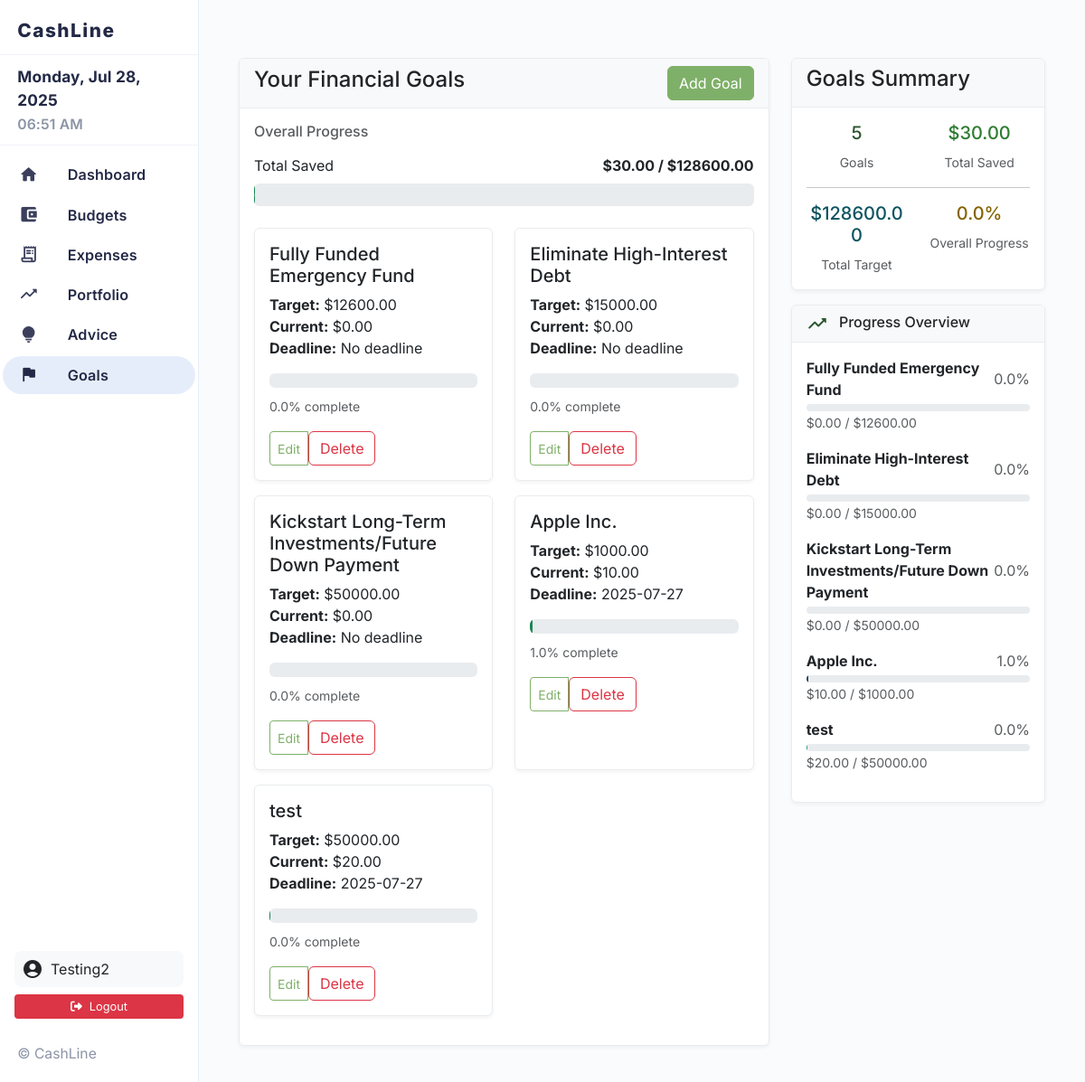
Page /goals (signed in) on the committed database.
### models.py (models this page shows, shortened)
class User(UserMixin, db.Model):
    id = db.Column(db.Integer, primary_key=True)
    username = db.Column(db.String(80), unique=True, nullable=False)
    email = db.Column(db.String(120), unique=True, nullable=False)
    password_hash = db.Column(db.String(255), nullable=False)
    created_at = db.Column(db.DateTime, default=datetime.utcnow)
    budgets = db.relationship('Budget', backref='user', lazy=True, cascade='all, delete-orphan')
    expenses = db.relationship('Expense', backref='user', lazy=True, cascade='all, delete-orphan')
    investments = db.relationship('Investment', backref='user', lazy=True, cascade='all, delete-orphan')
    goals = db.relationship('Goal', backref='user', lazy=True, cascade='all, delete-orphan')
    profile = db.relationship('UserProfile', backref='user', uselist=False, cascade='all, delete-orphan')
    retirement_plans = db.relationship('RetirementPlan', backref='user', lazy=True, cascade='all, delete-orphan')

class Goal(db.Model):
    id = db.Column(db.Integer, primary_key=True)
    user_id = db.Column(db.Integer, db.ForeignKey('user.id'), nullable=False)
    name = db.Column(db.String(100), nullable=False)
    target_amount = db.Column(db.Float, nullable=False)
    current_amount = db.Column(db.Float, default=0.0)
    target_date = db.Column(db.Date, nullable=True)
    created_at = db.Column(db.DateTime, default=datetime.utcnow)

### app.py (the view)
    @app.route('/goals')
    @login_required
    def goals():
        goals = Goal.query.filter_by(user_id=current_user.id).all()
        return render_template('goals.html', goals=goals)

### app.py (called while the page is built)
def create_app(config_name='default'):
    app = Flask(__name__)
    app.config.from_object(config[config_name])
    db.init_app(app)
    login_manager = LoginManager()
    login_manager.init_app(app)
    login_manager.login_view = 'login'
    login_manager.login_message = 'Please log in to access this page.'
    @login_manager.user_loader
    def load_user(user_id):
        return db.session.get(User, int(user_id))
    register_routes(app)
    return app

### templates/goals.html (shortened to what this page needs)
{% extends "base.html" %}
{% block content %}
<div class="container mt-4">
    <div class="row">
        <div class="col-md-8">
            <div class="card">
                <div class="card-header d-flex justify-content-between align-items-center">
                    <h4>Your Financial Goals</h4>
                    <a href="{{ url_for('add_goal') }}" class="btn btn-primary">Add Goal</a>
                </div>
                <div class="card-body">
                    {% if goals %}
                        <div class="mb-4">
                            <h6 class="text-muted mb-3">Overall Progress</h6>
                            {% set total_target = goals|sum(attribute='target_amount') %}
                            {% set total_current = goals|sum(attribute='current_amount') %}
                            {% set overall_progress = (total_current / total_target * 100) if total_target > 0 else 0 %}
                            <div class="d-flex justify-content-between align-items-center mb-2">
                                <span>Total Saved</span>
                                <span class="fw-bold">${{ "%.2f"|format(total_current) }} / ${{ "%.2f"|format(total_target) }}</span>
                            </div>
                            <div class="progress mb-3" style="height: 25px;">
                            </div>
                        </div>
                        <div class="row">
                            {% for goal in goals %}
                                <div class="col-md-6 mb-3">
                                    <div class="card h-100">
                                        <div class="card-body">
                                            <h5 class="card-title">{{ goal.name }}</h5>
                                            <p class="card-text">
                                                <strong>Target:</strong> ${{ "%.2f"|format(goal.target_amount) }}<br>
                                                <strong>Current:</strong> ${{ "%.2f"|format(goal.current_amount) }}<br>
                                                <strong>Deadline:</strong> {{ goal.target_date.strftime('%Y-%m-%d') if goal.target_date else 'No deadline' }}
                                            </p>
                                            {% set progress = (goal.current_amount / goal.target_amount * 100) if goal.target_amount > 0 else 0 %}
                                            <div class="progress mb-2">
                                                <div class="progress-bar bg-success" role="progressbar" style="width: {{ progress }}%" aria-valuenow="{{ progress }}" aria-valuemin="0" aria-valuemax="100"></div>
                                            </div>
                                            <small class="text-muted">{{ "%.1f"|format(progress) }}% complete</small>
                                            <div class="mt-3">
                                                <div class="btn-group btn-group-sm">
                                                    <a href="{{ url_for('edit_goal', goal_id=goal.id) }}" class="btn btn-outline-primary">Edit</a>
                                                    <form method="POST" action="{{ url_for('delete_goal', goal_id=goal.id) }}" class="d-inline">
                                                        <button type="submit" class="btn btn-outline-danger" onclick="return confirm('Are you sure?')">Delete</button>
                                                    </form>
                                                </div>
                                            </div>
                                        </div>
                                    </div>
                                </div>
                            {% endfor %}
                        </div>
                    {% else %}
                        <p class="text-muted">No financial goals set yet.</p>
                        <a href="{{ url_for('add_goal') }}" class="btn btn-primary">Set Your First Goal</a>
                    {% endif %}
                </div>
            </div>
        </div>
        <div class="col-md-4">
            <div class="card">
                <div class="card-header">
                    <h4>Goals Summary</h4>
                </div>
                <div class="card-body">
                    <div class="row text-center">
                        <div class="col-6">
                            <h5 class="text-primary">{{ goals|length }}</h5>
                            <small class="text-muted">Goals</small>
                        </div>
                        <div class="col-6">
                            <h5 class="text-success">${{ "%.2f"|format(goals|sum(attribute='current_amount')) }}</h5>
                            <small class="text-muted">Total Saved</small>
                        </div>
                    </div>
                    <hr>
                    <div class="row text-center">
                        <div class="col-6">
                            <h5 class="text-info">${{ "%.2f"|format(goals|sum(attribute='target_amount')) }}</h5>
                            <small class="text-muted">Total Target</small>
                        </div>
                        <div class="col-6">
                            <h5 class="text-warning">{{ "%.1f"|format((goals|sum(attribute='current_amount') / goals|sum(attribute='target_amount') * 100) if goals|sum(attribute='target_amount') > 0 else 0) }}%</h5>
                            <small class="text-muted">Overall Progress</small>
                        </div>
                    </div>
                </div>
            </div>
            {% if goals %}
            <div class="card mt-3">
                <div class="card-header">
                    <h6 class="mb-0"><i class="material-icons-round text-primary me-2">trending_up</i> Progress Overview</h6>
                </div>
                <div class="card-body">
                    {% for goal in goals %}
                    <div class="mb-3">
                        <div class="d-flex justify-content-between align-items-center mb-1">
                            <span class="fw-bold">{{ goal.name }}</span>
                            <span class="text-muted">{{ "%.1f"|format((goal.current_amount / goal.target_amount * 100) if goal.target_amount > 0 else 0) }}%</span>
                        </div>
                        <div class="progress" style="height: 8px;">
                            {% set goal_progress = (goal.current_amount / goal.target_amount * 100) if goal.target_amount > 0 else 0 %}
                            <div class="progress-bar" role="progressbar" style="width: {{ goal_progress }}%; background-color:
                                {% if loop.index0 == 0 %}#7fb069
                                {% elif loop.index0 == 1 %}#f4a261
                                {% elif loop.index0 == 2 %}#e76f51
                                {% elif loop.index0 == 3 %}#264653
                                {% elif loop.index0 == 4 %}#2a9d8f
                                {% else %}#6c757d{% endif %};"></div>
                        </div>
                        <small class="text-muted">${{ "%.2f"|format(goal.current_amount) }} / ${{ "%.2f"|format(goal.target_amount) }}</small>
                    </div>
                    {% endfor %}
                </div>
            </div>
            {% endif %}
        </div>
    </div>
</div>
{% endblock %}

### templates/base.html (shortened to what this page needs)
<!DOCTYPE html>
<html lang="en">
<head>
    <link rel="stylesheet" href="https://cdn.jsdelivr.net/npm/bootstrap@5.3.2/dist/css/bootstrap.min.css">
    <link rel="stylesheet" href="https://cdnjs.cloudflare.com/ajax/libs/font-awesome/6.4.2/css/all.min.css">
    <link rel="stylesheet" href="/static/style.css">
</head>
<body style="padding-top:0; margin-top:0;">
<div class="layout-root" style="margin-top:0;">
    <div id="sidebar-wrapper">
        <div class="sidebar-logo">
            <span>CashLine</span>
        </div>
        <div class="sidebar-top">
            <div class="sidebar-date" id="sidebar-date"></div>
            <div class="sidebar-time" id="sidebar-time"></div>
        </div>
        <div class="sidebar-list">
            <a href="{{ url_for('dashboard') }}" class="sidebar-item {% if request.path == url_for('dashboard') %}active{% endif %}">
                <i class="material-icons-round">home</i> <span>Dashboard</span>
            </a>
            <a href="{{ url_for('budget') }}" class="sidebar-item {% if request.path.startswith('/budget') %}active{% endif %}">
                <i class="material-icons-round">account_balance_wallet</i> <span>Budgets</span>
            </a>
            <a href="{{ url_for('expenses') }}" class="sidebar-item {% if request.path.startswith('/expenses') %}active{% endif %}">
                <i class="material-icons-round">receipt_long</i> <span>Expenses</span>
            </a>
            <a href="{{ url_for('portfolio_overview') }}" class="sidebar-item {% if request.path.startswith('/portfolio') %}active{% endif %}">
                <i class="material-icons-round">trending_up</i> <span>Portfolio</span>
            </a>
            <a href="{{ url_for('advice') }}" class="sidebar-item {% if request.path.startswith('/advice') %}active{% endif %}">
                <i class="material-icons-round">lightbulb</i> <span>Advice</span>
            </a>
            <a href="{{ url_for('goals') }}" class="sidebar-item {% if request.path.startswith('/goals') %}active{% endif %}">
                <i class="material-icons-round">flag</i> <span>Goals</span>
            </a>
        </div>
        {% if current_user.is_authenticated %}
        <div class="px-3 my-2">
            <div class="user-info">
                <i class="material-icons-round">account_circle</i>
                <span>{{ current_user.username }}</span>
            </div>
            <a href="{{ url_for('logout') }}" class="logout-btn w-100 d-block text-center">
                <i class="fa-solid fa-sign-out-alt me-2"></i>Logout
            </a>
        </div>
        {% endif %}
        <div class="sidebar-bottom">
            <span>&copy; {{ current_year }} CashLine</span>
        </div>
    </div>
    <main class="main-content">
        {% block content %}{% endblock %}
    </main>
</div>
</body>
</html>

### static/style.css (style rules this page uses)
body { font-family: Arial, sans-serif; margin: 2em; background: #f9f9f9; }
:root { --pastel-primary: #7fb069; --pastel-secondary: #6b9bd4; --pastel-success: #5cb85c; --pastel-warning: #f0ad4e; --pastel-danger: #d9534f; --pastel-info: #5bc0de; --pastel-light: #f8f9fa; --pastel-dark: #6c757d; --pastel-purple: #9b59b6; --pastel-orange: #ff8c42; --pastel-pink: #e91e63; --pastel-teal: #20c997; }
.btn-primary { background-color: var(--pastel-primary) !important; border-color: var(--pastel-primary) !important; color: white !important; }
.btn-outline-primary { color: var(--pastel-primary) !important; border-color: var(--pastel-primary) !important; }
.text-primary { color: #2c5530 !important; }
.text-success { color: #2e7d32 !important; }
.text-warning { color: #856404 !important; }
.text-info { color: #0c5460 !important; }
.card { border-color: #e9ecef; box-shadow: 0 2px 4px rgba(0,0,0,0.05); }
.card-header { background-color: var(--pastel-light); border-bottom-color: #e9ecef; }
.btn { display: inline-flex; align-items: center; gap: 0.25rem; }
i + span, .material-icons-round + span, .material-icons + span, span + i, span + .material-icons-round, span + .material-icons { vertical-align: middle; }
.card-header i, .card-header .material-icons-round, .card-header .material-icons, .card-body i, .card-body .material-icons-round, .card-body .material-icons { vertical-align: middle; margin-right: 0.25rem; }
.sidebar-item { display: flex; align-items: center; gap: 0.85rem; }
.sidebar-item i.material-icons-round, .sidebar-item i.material-icons-outlined { display: inline-flex; align-items: center; margin-right: 0; }
.sidebar-item span { display: inline-flex; align-items: center; }
.user-info { display: flex; align-items: center; gap: 0.5rem; }
.user-info i { display: inline-flex; align-items: center; }
.material-icons-round, .material-icons-outlined, .material-icons { display: inline-flex; align-items: center; vertical-align: middle; }

### templates/base.html (style rules this page uses)
html, body { height: 100vh; margin: 0; padding: 0; background: #fafbfc; font-family: 'Inter', sans-serif; }
.layout-root { display: flex; height: 100vh; width: 100vw; overflow: hidden; }
#sidebar-wrapper { width: 220px; min-width: 220px; background: #fff; border-right: 1.5px solid #e6edfa; display: flex; flex-direction: column; box-shadow: 0 2px 16px rgba(44,44,84,0.04); }
.sidebar-logo { display: flex; align-items: center; justify-content: flex-start; padding: 1.1rem 1.2rem 0.7rem 1.2rem; font-size: 1.3em; font-weight: 800; color: #232946; letter-spacing: 1.5px; border-bottom: 1px solid #f0f2f7; }
.sidebar-top { padding: 0.7rem 1.2rem 0.7rem 1.2rem; border-bottom: 1px solid #f0f2f7; text-align: left; }
.sidebar-date { font-size: 1.08em; font-weight: 700; color: #232946; margin-bottom: 0.1em; letter-spacing: 0.01em; }
.sidebar-time { font-size: 0.98em; color: #8a94a6; font-weight: 600; letter-spacing: 0.01em; }
.sidebar-list { flex: 1 1 auto; display: flex; flex-direction: column; padding: 0 0.2rem; margin-top: 0.7rem; }
.sidebar-item { display: flex; align-items: center; padding: 0.55rem 1.1rem; margin-bottom: 0.15rem; border-radius: 1.5rem; font-size: 1.01rem; color: #232946; text-decoration: none; transition: background 0.16s, color 0.16s; font-weight: 600; letter-spacing: 0.01em; }
.sidebar-item i.material-icons-round, .sidebar-item i.material-icons-outlined { font-size: 1.35em; margin-right: 0.85em; color: #3b3f5c; transition: color 0.16s; }
.sidebar-item.active, .sidebar-item:hover { background: #e6edfa; color: #232946; }
.sidebar-item.active i, .sidebar-item:hover i { color: #232946; }
.sidebar-bottom { margin: 1.2rem 1.2rem 1.2rem 1.2rem; font-size: 0.98em; color: #8a94a6; display: flex; flex-direction: column; gap: 0.5rem; }
.user-info { display: flex; align-items: center; gap: 0.5rem; padding: 0.5rem; background: #f8f9fa; border-radius: 0.5rem; margin-bottom: 0.5rem; }
.logout-btn { background: #dc3545; color: white; border: none; padding: 0.25rem 0.5rem; border-radius: 0.25rem; font-size: 0.8rem; text-decoration: none; }
.main-content { flex: 1 1 0%; min-width: 0; height: 100vh; padding: 2.5rem 2rem; overflow-y: auto; background: #fafbfc; }

### rows in the picture
User: username "Testing2"
Goal: name "Fully Funded Emergency Fund", target_amount "12600.00", current_amount "0.00", target_date "No deadline", current_amount "0.0", target_amount+current_amount "0.0"
Goal: name "Eliminate High-Interest Debt", target_amount "15000.00", current_amount "0.00", target_date "No deadline", current_amount "0.0", target_amount+current_amount "0.0"
Goal: name "Kickstart Long-Term Investments/Future Down Payment", target_amount "50000.00", current_amount "0.00", target_date "No deadline", current_amount "0.0", target_amount+current_amount "0.0"
Goal: name "Apple Inc.", target_amount "1000.00", current_amount "10.00", target_date "2025-07-27", progress "1.0", target_amount+current_amount "1.0"
Goal: name "test", target_amount "50000.00", current_amount "20.00", target_date "2025-07-27", progress "0.0", target_amount+current_amount "0.0"

### other values in the picture
{{ "%.2f"|format(total_current) }} "30.00"
{{ "%.2f"|format(total_target) }} "128600.00"
{{ goals|length }} "5"
{{ "%.2f"|format(goals|sum(attribute='current_amount')) }} "30.00"
{{ "%.2f"|format(goals|sum(attribute='target_amount')) }} "128600.00"
